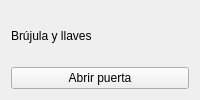
<?xml version="1.0" encoding="utf-8"?>
<ui version="4.0"><class>FixturePanel</class><widget class="QWidget" name="fixturePanel">
<property name="windowTitle"><string>Panel de prueba</string></property>
<layout class="QVBoxLayout" name="layout">
<item><widget class="QLabel" name="label"><property name="text"><string>Brújula y llaves</string></property></widget></item>
<item><widget class="QPushButton" name="button"><property name="text"><string>Abrir puerta</string></property></widget></item>
</layout></widget><resources/><connections/></ui>
